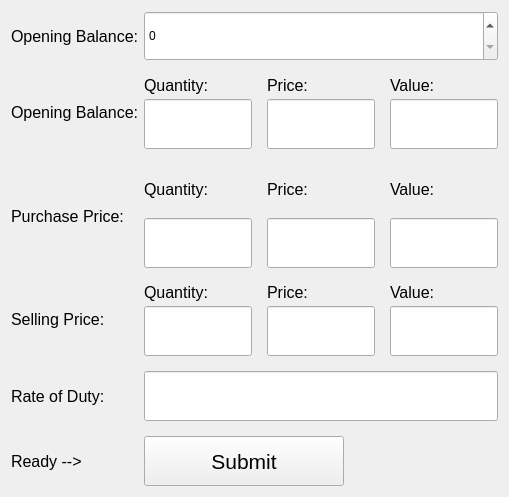
              <widget class="QWidget" name="stock_item2">
               <layout class="QGridLayout" name="gridLayout_14">
                <property name="horizontalSpacing">
                 <number>5</number>
                </property>
                <property name="verticalSpacing">
                 <number>15</number>
                </property>
                <item row="10" column="0">
                 <widget class="QLabel" name="label_46">
                  <property name="font">
                   <font>
                    <family>MS Shell Dlg 2</family>
                    <pointsize>12</pointsize>
                    <weight>50</weight>
                    <italic>false</italic>
                    <bold>false</bold>
                   </font>
                  </property>
                  <property name="text">
                   <string>Ready --&gt;</string>
                  </property>
                  <property name="scaledContents">
                   <bool>true</bool>
                  </property>
                  <property name="wordWrap">
                   <bool>true</bool>
                  </property>
                  <property name="margin">
                   <number>2</number>
                  </property>
                 </widget>
                </item>
                <item row="4" column="0">
                 <widget class="QLabel" name="label_37">
                  <property name="font">
                   <font>
                    <family>MS Shell Dlg 2</family>
                    <pointsize>12</pointsize>
                    <weight>50</weight>
                    <italic>false</italic>
                    <bold>false</bold>
                   </font>
                  </property>
                  <property name="autoFillBackground">
                   <bool>false</bool>
                  </property>
                  <property name="text">
                   <string>Purchase Price:</string>
                  </property>
                  <property name="scaledContents">
                   <bool>true</bool>
                  </property>
                  <property name="wordWrap">
                   <bool>true</bool>
                  </property>
                  <property name="margin">
                   <number>2</number>
                  </property>
                 </widget>
                </item>
                <item row="2" column="1">
                 <layout class="QGridLayout" name="gridLayout_16">
                  <property name="horizontalSpacing">
                   <number>15</number>
                  </property>
                  <property name="verticalSpacing">
                   <number>4</number>
                  </property>
                  <item row="0" column="1">
                   <widget class="QLabel" name="label_35">
                    <property name="font">
                     <font>
                      <family>MS Shell Dlg 2</family>
                      <pointsize>12</pointsize>
                      <weight>50</weight>
                      <italic>false</italic>
                      <bold>false</bold>
                     </font>
                    </property>
                    <property name="text">
                     <string>Price:</string>
                    </property>
                    <property name="scaledContents">
                     <bool>true</bool>
                    </property>
                    <property name="wordWrap">
                     <bool>true</bool>
                    </property>
                   </widget>
                  </item>
                  <item row="0" column="0">
                   <widget class="QLabel" name="label_34">
                    <property name="font">
                     <font>
                      <family>MS Shell Dlg 2</family>
                      <pointsize>12</pointsize>
                      <weight>50</weight>
                      <italic>false</italic>
                      <bold>false</bold>
                     </font>
                    </property>
                    <property name="text">
                     <string>Quantity:</string>
                    </property>
                    <property name="scaledContents">
                     <bool>true</bool>
                    </property>
                    <property name="wordWrap">
                     <bool>true</bool>
                    </property>
                   </widget>
                  </item>
                  <item row="0" column="2">
                   <widget class="QLabel" name="label_36">
                    <property name="font">
                     <font>
                      <family>MS Shell Dlg 2</family>
                      <pointsize>12</pointsize>
                      <weight>50</weight>
                      <italic>false</italic>
                      <bold>false</bold>
                     </font>
                    </property>
                    <property name="text">
                     <string>Value:</string>
                    </property>
                    <property name="scaledContents">
                     <bool>true</bool>
                    </property>
                    <property name="wordWrap">
                     <bool>true</bool>
                    </property>
                   </widget>
                  </item>
                  <item row="1" column="0">
                   <widget class="QLineEdit" name="lineEdit_9">
                    <property name="minimumSize">
                     <size>
                      <width>50</width>
                      <height>50</height>
                     </size>
                    </property>
                    <property name="text">
                     <string/>
                    </property>
                   </widget>
                  </item>
                  <item row="1" column="1">
                   <widget class="QLineEdit" name="lineEdit_13">
                    <property name="minimumSize">
                     <size>
                      <width>50</width>
                      <height>50</height>
                     </size>
                    </property>
                    <property name="text">
                     <string/>
                    </property>
                   </widget>
                  </item>
                  <item row="1" column="2">
                   <widget class="QLineEdit" name="lineEdit_10">
                    <property name="minimumSize">
                     <size>
                      <width>50</width>
                      <height>50</height>
                     </size>
                    </property>
                    <property name="text">
                     <string/>
                    </property>
                   </widget>
                  </item>
                 </layout>
                </item>
                <item row="6" column="0">
                 <widget class="QLabel" name="label_41">
                  <property name="font">
                   <font>
                    <family>MS Shell Dlg 2</family>
                    <pointsize>12</pointsize>
                    <weight>50</weight>
                    <italic>false</italic>
                    <bold>false</bold>
                   </font>
                  </property>
                  <property name="text">
                   <string>Selling Price:</string>
                  </property>
                  <property name="scaledContents">
                   <bool>true</bool>
                  </property>
                  <property name="wordWrap">
                   <bool>true</bool>
                  </property>
                  <property name="margin">
                   <number>2</number>
                  </property>
                 </widget>
                </item>
                <item row="0" column="0">
                 <widget class="QLabel" name="label_32">
                  <property name="font">
                   <font>
                    <family>MS Shell Dlg 2</family>
                    <pointsize>12</pointsize>
                    <weight>50</weight>
                    <italic>false</italic>
                    <bold>false</bold>
                   </font>
                  </property>
                  <property name="text">
                   <string>Opening Balance:</string>
                  </property>
                  <property name="scaledContents">
                   <bool>true</bool>
                  </property>
                  <property name="wordWrap">
                   <bool>true</bool>
                  </property>
                 </widget>
                </item>
                <item row="2" column="0">
                 <widget class="QLabel" name="label_33">
                  <property name="font">
                   <font>
                    <family>MS Shell Dlg 2</family>
                    <pointsize>12</pointsize>
                    <weight>50</weight>
                    <italic>false</italic>
                    <bold>false</bold>
                   </font>
                  </property>
                  <property name="autoFillBackground">
                   <bool>false</bool>
                  </property>
                  <property name="text">
                   <string>Opening Balance:</string>
                  </property>
                  <property name="scaledContents">
                   <bool>true</bool>
                  </property>
                  <property name="wordWrap">
                   <bool>true</bool>
                  </property>
                  <property name="margin">
                   <number>2</number>
                  </property>
                 </widget>
                </item>
                <item row="8" column="0">
                 <widget class="QLabel" name="label_45">
                  <property name="font">
                   <font>
                    <family>MS Shell Dlg 2</family>
                    <pointsize>12</pointsize>
                    <weight>50</weight>
                    <italic>false</italic>
                    <bold>false</bold>
                   </font>
                  </property>
                  <property name="text">
                   <string>Rate of Duty:</string>
                  </property>
                  <property name="scaledContents">
                   <bool>true</bool>
                  </property>
                  <property name="wordWrap">
                   <bool>true</bool>
                  </property>
                 </widget>
                </item>
                <item row="0" column="1">
                 <widget class="QSpinBox" name="spinBox">
                  <property name="minimumSize">
                   <size>
                    <width>0</width>
                    <height>50</height>
                   </size>
                  </property>
                 </widget>
                </item>
                <item row="4" column="1">
                 <layout class="QGridLayout" name="gridLayout_17">
                  <property name="horizontalSpacing">
                   <number>15</number>
                  </property>
                  <property name="verticalSpacing">
                   <number>4</number>
                  </property>
                  <item row="0" column="0">
                   <widget class="QLabel" name="label_38">
                    <property name="font">
                     <font>
                      <family>MS Shell Dlg 2</family>
                      <pointsize>12</pointsize>
                      <weight>50</weight>
                      <italic>false</italic>
                      <bold>false</bold>
                     </font>
                    </property>
                    <property name="text">
                     <string>Quantity:</string>
                    </property>
                    <property name="scaledContents">
                     <bool>true</bool>
                    </property>
                    <property name="wordWrap">
                     <bool>true</bool>
                    </property>
                   </widget>
                  </item>
                  <item row="0" column="2">
                   <widget class="QLabel" name="label_40">
                    <property name="font">
                     <font>
                      <family>MS Shell Dlg 2</family>
                      <pointsize>12</pointsize>
                      <weight>50</weight>
                      <italic>false</italic>
                      <bold>false</bold>
                     </font>
                    </property>
                    <property name="text">
                     <string>Value:</string>
                    </property>
                    <property name="scaledContents">
                     <bool>true</bool>
                    </property>
                    <property name="wordWrap">
                     <bool>true</bool>
                    </property>
                   </widget>
                  </item>
                  <item row="1" column="0">
                   <widget class="QLineEdit" name="lineEdit_14">
                    <property name="minimumSize">
                     <size>
                      <width>50</width>
                      <height>50</height>
                     </size>
                    </property>
                    <property name="text">
                     <string/>
                    </property>
                   </widget>
                  </item>
                  <item row="1" column="1">
                   <widget class="QLineEdit" name="lineEdit_12">
                    <property name="minimumSize">
                     <size>
                      <width>50</width>
                      <height>50</height>
                     </size>
                    </property>
                    <property name="text">
                     <string/>
                    </property>
                   </widget>
                  </item>
                  <item row="1" column="2">
                   <widget class="QLineEdit" name="lineEdit_11">
                    <property name="minimumSize">
                     <size>
                      <width>50</width>
                      <height>50</height>
                     </size>
                    </property>
                    <property name="text">
                     <string/>
                    </property>
                   </widget>
                  </item>
                  <item row="0" column="1">
                   <widget class="QLabel" name="label_39">
                    <property name="minimumSize">
                     <size>
                      <width>0</width>
                      <height>50</height>
                     </size>
                    </property>
                    <property name="font">
                     <font>
                      <family>MS Shell Dlg 2</family>
                      <pointsize>12</pointsize>
                      <weight>50</weight>
                      <italic>false</italic>
                      <bold>false</bold>
                     </font>
                    </property>
                    <property name="text">
                     <string>Price:</string>
                    </property>
                    <property name="scaledContents">
                     <bool>true</bool>
                    </property>
                    <property name="wordWrap">
                     <bool>true</bool>
                    </property>
                   </widget>
                  </item>
                 </layout>
                </item>
                <item row="6" column="1">
                 <layout class="QGridLayout" name="gridLayout_18">
                  <property name="horizontalSpacing">
                   <number>15</number>
                  </property>
                  <property name="verticalSpacing">
                   <number>4</number>
                  </property>
                  <item row="0" column="2">
                   <widget class="QLabel" name="label_44">
                    <property name="font">
                     <font>
                      <family>MS Shell Dlg 2</family>
                      <pointsize>12</pointsize>
                      <weight>50</weight>
                      <italic>false</italic>
                      <bold>false</bold>
                     </font>
                    </property>
                    <property name="text">
                     <string>Value:</string>
                    </property>
                    <property name="scaledContents">
                     <bool>true</bool>
                    </property>
                    <property name="wordWrap">
                     <bool>true</bool>
                    </property>
                   </widget>
                  </item>
                  <item row="0" column="0">
                   <widget class="QLabel" name="label_42">
                    <property name="font">
                     <font>
                      <family>MS Shell Dlg 2</family>
                      <pointsize>12</pointsize>
                      <weight>50</weight>
                      <italic>false</italic>
                      <bold>false</bold>
                     </font>
                    </property>
                    <property name="text">
                     <string>Quantity:</string>
                    </property>
                    <property name="scaledContents">
                     <bool>true</bool>
                    </property>
                    <property name="wordWrap">
                     <bool>true</bool>
                    </property>
                   </widget>
                  </item>
                  <item row="0" column="1">
                   <widget class="QLabel" name="label_43">
                    <property name="font">
                     <font>
                      <family>MS Shell Dlg 2</family>
                      <pointsize>12</pointsize>
                      <weight>50</weight>
                      <italic>false</italic>
                      <bold>false</bold>
                     </font>
                    </property>
                    <property name="text">
                     <string>Price:</string>
                    </property>
                    <property name="scaledContents">
                     <bool>true</bool>
                    </property>
                    <property name="wordWrap">
                     <bool>true</bool>
                    </property>
                   </widget>
                  </item>
                  <item row="1" column="0">
                   <widget class="QLineEdit" name="lineEdit_24">
                    <property name="minimumSize">
                     <size>
                      <width>50</width>
                      <height>50</height>
                     </size>
                    </property>
                    <property name="text">
                     <string/>
                    </property>
                   </widget>
                  </item>
                  <item row="1" column="1">
                   <widget class="QLineEdit" name="lineEdit_25">
                    <property name="minimumSize">
                     <size>
                      <width>50</width>
                      <height>50</height>
                     </size>
                    </property>
                    <property name="text">
                     <string/>
                    </property>
                   </widget>
                  </item>
                  <item row="1" column="2">
                   <widget class="QLineEdit" name="lineEdit_15">
                    <property name="minimumSize">
                     <size>
                      <width>50</width>
                      <height>50</height>
                     </size>
                    </property>
                    <property name="text">
                     <string/>
                    </property>
                   </widget>
                  </item>
                 </layout>
                </item>
                <item row="8" column="1">
                 <widget class="QLineEdit" name="lineEdit_17">
                  <property name="minimumSize">
                   <size>
                    <width>0</width>
                    <height>50</height>
                   </size>
                  </property>
                 </widget>
                </item>
                <item row="10" column="1">
                 <widget class="QPushButton" name="pushButton_12">
                  <property name="minimumSize">
                   <size>
                    <width>0</width>
                    <height>50</height>
                   </size>
                  </property>
                  <property name="maximumSize">
                   <size>
                    <width>200</width>
                    <height>16777215</height>
                   </size>
                  </property>
                  <property name="font">
                   <font>
                    <family>MS Shell Dlg 2</family>
                    <pointsize>16</pointsize>
                    <weight>50</weight>
                    <italic>false</italic>
                    <bold>false</bold>
                   </font>
                  </property>
                  <property name="text">
                   <string>Submit</string>
                  </property>
                 </widget>
                </item>
               </layout>
              </widget>
